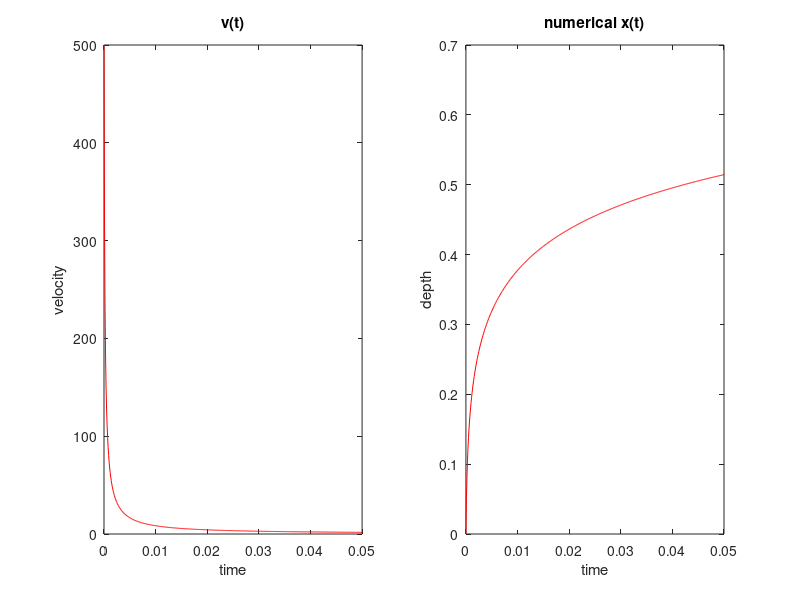

Here is the MATLAB script that generated this plot:
%% define all parameters
depth_L = 10; % depth of the Langerhan cells 
r_LC = 4; % radius of Langerhan cells 
depth_SC = ((20+30)/2); % thickness of stratum corneum 
depth_VE = ((50+100)/2); % thickness of viable epidermis 
rho_LC = 1000; % 1000 Langherhan cells per mm
rho_SC = 1500; % density of stratum corneum kg/m^3
rho_VE = 1200; % density of viable epidermis kg/m^3
sig_SC = (3+25)/2; % average yield stress for stratum corneum in MPA
sig_VE = 2; % yield stress for viable epidermis in MPA
mu = 0.89; % water viscosity in micropascals per second
ymod_SC = 4; % youngs modulus of stratum corneum in gigapascals
ymod_VE = 3; % youngs modulus of viable epidermis in gigapascals
v_0 = (400+600)/2; % typical entry velocity of particle
r = (0.5+2.5)/2; % typical particle radius
rho_g = 19.32; % density of gold kg/m^3
c_D = 0.5; % drag coeffecient
c = 3; % yield constant

% calculate some parameters from others
A = pi * r^2; % area of the particle
rho_s = (rho_SC+rho_VE)/2; % average density for one skin system
sig_s = (sig_SC + sig_VE)/2; % average yield constant for one skin system
m = rho_g * A .* r; % mass of the particle

% from calculations, define some constantsa
alpha = (c * A * sig_s)/(0.5*c_D * A * rho_s);
beta = 1/(0.5*c_D * A * rho_s);
gamma = sqrt(c*c_D*rho_s*sig_s);

%% define velocity as a function of time
v = @(t) tan(((-t * sqrt(alpha))/(m * beta)) + ...
    atan(v_0/sqrt(alpha)))*sqrt(alpha);

t_test = @(t) ((sqrt(2) * sqrt(c) * sqrt(sig_s)) * ...
    tan((-t/m * sqrt(2)) * A * sqrt(c) * sqrt(rho_s) * sqrt(sig_s) + ...
    atan((sqrt(c_D)*sqrt(rho_s) * v_0)/(sqrt(2) * sqrt(c) * sqrt(sig_s))))) / ...
    (sqrt(c_D) * sqrt(rho_s));

t_test2 = @(t) (tan(-t/(sqrt(2)*m)*A*gamma + ...
    atan((v_0*c_D*rho_s)/(sqrt(2)*gamma))) * ...
    sqrt(2) * gamma) / ...
    (c_D * rho_s);

% these should equal v_0
a = v(0);
b = t_test(0);
c = t_test2(0);
if abs(a-v_0) > 0.0000000001 || ...
    abs(b-v_0) > 0.0000000001 || ...
    abs(c-v_0) > 0.0000000001
    disp('bad model')
    return
end

%% run the simulation for each step
step_size = 0.0001;
time = [0:step_size:1];
speed = zeros(1, length(time));
speed(1) = v_0;
dist = zeros(1, length(time));

for i=2:length(time)
    speed(i) = v(time(i));
    if speed(i) < 0 
        speed(i) = 0;
    end
    dist(i) = dist(i-1) + speed(i-1) * step_size;
end

%% plot results

figure(1)
subplot(1, 2, 1)
plot(time, speed, '-r')
title('v(t)')
xlim([0, 0.05])
xlabel('time')
ylabel('velocity')

subplot(1, 2, 2)
plot(time, dist, '-r')
title('numerical x(t)')
xlabel('time')
ylabel('depth')
xlim([0, 0.05])

%% testing some values of time to see strange behaviour
%{
time(5056:5058)
testa = (-time(5056:5058)./(sqrt(2)*m)*A*gamma)
testb = atan((sqrt(c_D)*sqrt(rho_s) * v_0)/(sqrt(2) * sqrt(c) * sqrt(sig_s)))

tan(testa + testb)
%}







